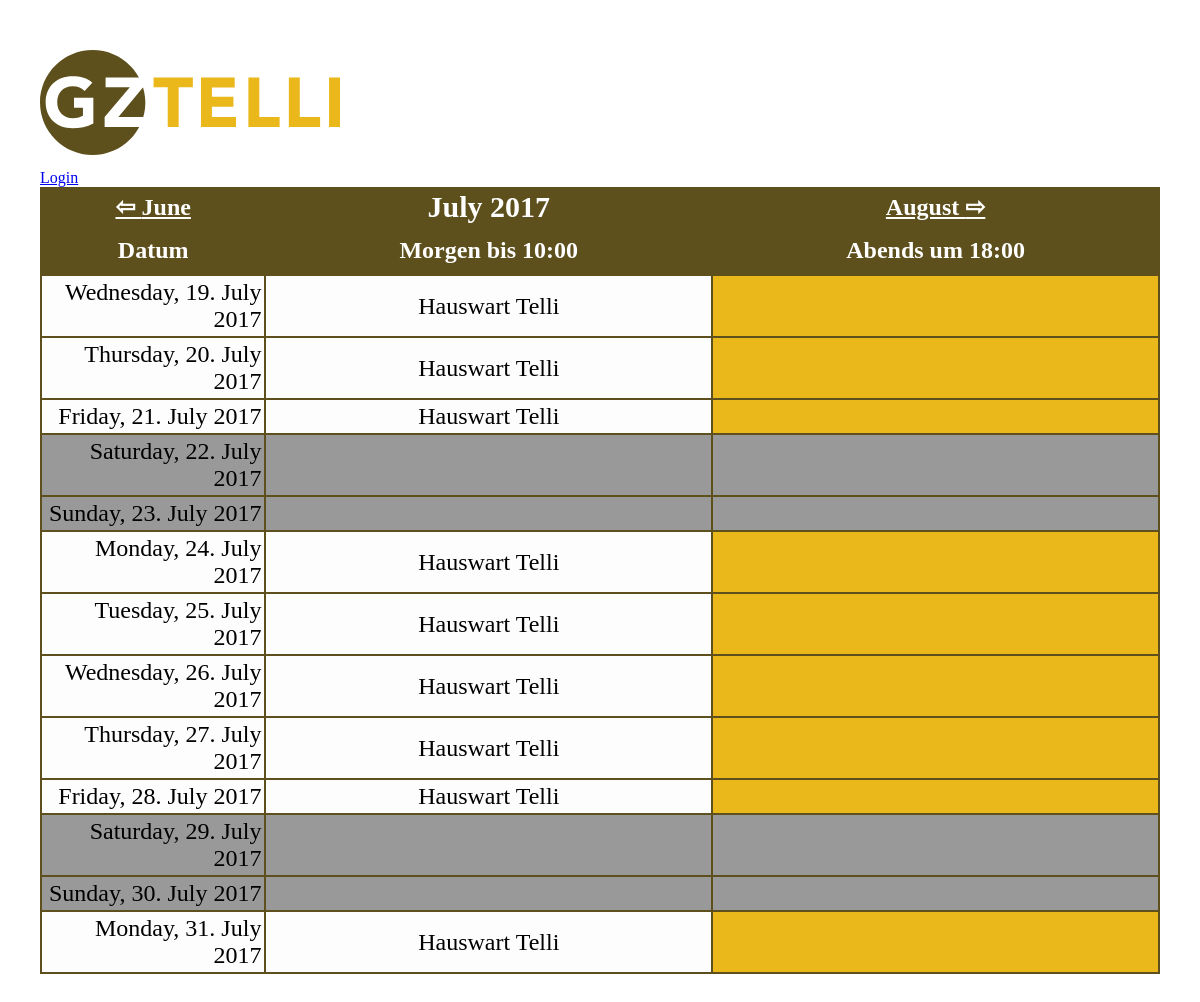
The page /index.php?monat=7&jahr=2017 on the database as committed earlier.
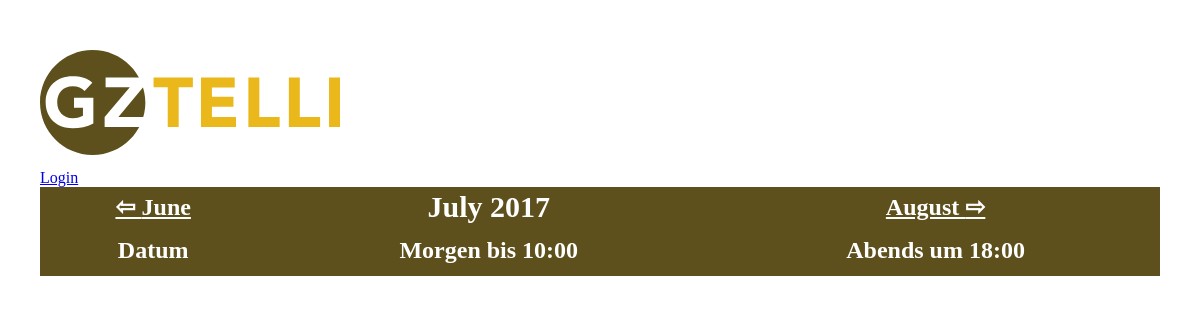
The same page on the database as committed later.
### tables this page shows
CREATE TABLE IF NOT EXISTS `basketball` (
  `id` SMALLINT NOT NULL AUTO_INCREMENT,
  `datum` DATE NOT NULL UNIQUE,
  `morgen` text NOT NULL,
  `abends` text NOT NULL,
  PRIMARY KEY (id)
);

### dbcontroller.php (called while the page is built, shortened)
<?php
class DBController {
	private $host = "marcland.mysql.db.internal";
	private $user = "marcland_telli";
	private $password = "qayxswedc$";
	private $database = "marcland_telli";
	private $db;
	function __construct() {
		$this->db = $this->connectDB();
	}
	function connectDB() {
		$db = new PDO('mysql:host='.$this->host.';dbname='.$this->database.';charset=utf8mb4',$this->user, $this->password);
		$db->setAttribute(PDO::ATTR_ERRMODE, PDO::ERRMODE_EXCEPTION);
		$db->setAttribute(PDO::ATTR_EMULATE_PREPARES, false);
		return $db;
	}
	function runQuery($query) {
		$pdoStatement = $this->db->query($query);
		$resultset = $pdoStatement->fetchAll();
		if(!empty($resultset))
		return $resultset;
	}
}
?>

### index.php (the view, shortened to what this page needs)
<?php
require_once("dbcontroller.php");
$db_handle = new DBController();
$sql = "SELECT * from basketball";
$faq = $db_handle->runQuery($sql);
if(isset($_GET["monat"]))
$monat = $_GET["monat"];
else $monat=date(m);
if(isset($_GET["jahr"]))
$jahr = $_GET["jahr"];
else $jahr=date(Y);
?>
<!doctype html>
<html>
    <head>
          <link rel="stylesheet" type="text/css" href="./style.css" target="_blank">
    </head>
    <body>
<div style="margin-top: 10px; margin-bottom: 10px;> <a title="Home" href="https://gztelli.ch"><img src="./gztelli.svg" alt="GZ Telli" width=300> </a> </div>
<?php
if(!isset($_SESSION['user']))
       {
          echo "<a href='login.php'> Login</a> ";
       }
else
{
          echo '<a href=\'logout.php\'> Logout</a> <a href="./index.php">[Heute]</a> <a href="./log.php">[Änderungsprotokoll]</a>';
}
?>
	   <table class="tbl-qa">
		  <thead>
                          <tr> <th><a style="color:white" href="index.php<?php if ($monat==1) echo "?monat=12&jahr=".($jahr-1).'"';
                                                           else echo "?monat=".($monat-1)."&jahr=".$jahr.'"'; ?>>
                                   ⇦ <?php $dateObj   = DateTime::createFromFormat('!m', $monat-1); echo $dateObj->format('F'); ?></a></th>
                               <th style="font-size: 30px; color: white;"><?php $dateObj   = DateTime::createFromFormat('!m', $monat); echo $dateObj->format('F'); echo " $jahr" ?></th>
                               <th><a style="color:white" href="index.php<?php if ($monat>11) echo "?monat=1&jahr=".($jahr+1).'"';
                                                           else echo "?monat=".($monat+1)."&jahr=".$jahr.'"'; ?>>
                                     <?php $dateObj   = DateTime::createFromFormat('!m', $monat+1); echo $dateObj->format('F'); ?> ⇨</a></th>
                          </tr>
			  <tr>
				<th class="table-header" style="color: white;" width="20%">Datum</th>
				<th class="table-header" style="color: white;" width="40%">Morgen bis 10:00</th>
				<th class="table-header" style="color: white;" width="40%">Abends um 18:00</th>
			  </tr>
		  </thead>
		  <tbody>
		<?php
		  foreach($faq as $k=>$v)
                  {
                    $frei=false;
                    if ($faq[$k]["datum"]>sprintf("%04d-%02d-%02d", $jahr, $monat, "0"))
                    {
                      if ($faq[$k]["datum"]<sprintf("%04d-%02d-%02d", $jahr, $monat, "32"))
                      {
		?>
			  <tr class="table-row">
                                   <?php
                                         if (strftime("%A", strtotime($faq[$k]["datum"]))==strftime("%A", strtotime("2017-08-26"))) $frei=true;
                                         if (strftime("%A", strtotime($faq[$k]["datum"]))==strftime("%A", strtotime("2017-08-27"))) $frei=true; ?>
				<td class="date"  <?php if($frei) echo "style=\"background-color:#999;\"";  ?>
                                  <?php if ($faq[$k]["datum"]==date("Y-m-d")) echo "style=\"background-color:#0FF;\"";  ?> >
                                    <?php echo strftime("%A, %d. %B %Y", strtotime($faq[$k]["datum"])); ?>
                                </td>
<?php
 if (isset($_SESSION['user']))
                    {
 ?>
				<td contenteditable="true"
                                  <?php if ((!$frei)&&($faq[$k]["morgen"] == "")) echo "style=\"background-color:#eab81b;\""?>
                                  <?php if ($frei) echo "style=\"background-color:#999;\"";  ?>
                                  <?php if ($faq[$k]["datum"]==date("Y-m-d")) echo "style=\"background-color:#0FF;\""?>
                                  onBlur="saveToDatabase(this,'morgen','<?php echo $faq[$k]["id"]; ?>')"
                                  onClick="showEdit(this);">
                                    <?php if (!$frei) echo $faq[$k]["morgen"]; ?>
                                </td>
				<td contenteditable="true"
                                  <?php if ((!$frei)&&($faq[$k]["abends"] == "")) echo "style=\"background-color:#eab81b;\""?>
                                  <?php if ($frei) echo "style=\"background-color:#999;\"";  ?>
                                  <?php if ($faq[$k]["datum"]==date("Y-m-d")) echo "style=\"background-color:#0FF;\""?>
                                  onBlur="saveToDatabase(this,'abends','<?php echo $faq[$k]["id"]; ?>')" onClick="showEdit(this);">
                                    <?php if (!$frei) echo $faq[$k]["abends"]; ?>
                                </td>
			  </tr>
 <?php
                     }
 else
                     {
   ?>
				<td
                                  <?php if ((!$frei)&&($faq[$k]["morgen"] == "")) echo "style=\"background-color:#eab81b;\""?>
                                  <?php if ($frei) echo "style=\"background-color:#999;\"";  ?>
                                  <?php if ($faq[$k]["datum"]==date("Y-m-d")) echo "style=\"background-color:#0FF;\""?> >
                                    <?php if (!$frei) echo $faq[$k]["morgen"]; ?>
                                </td>
				<td
                                  <?php if ((!$frei)&&($faq[$k]["abends"] == "")) echo "style=\"background-color:#eab81b;\""?>
                                  <?php if ($frei) echo "style=\"background-color:#999;\"";  ?>
                                  <?php if ($faq[$k]["datum"]==date("Y-m-d")) echo "style=\"background-color:#0FF;\""?> >
                                </td>
			  </tr>
 <?php
		      }
                    }
                 }
              }
   ?>
		  </tbody>
		</table>
    </body>
</html>

### style.css (style rules this page uses)
body { padding: 40px; margin: auto; }
.tbl-qa { width: 100%; font-size:1.5em; color: black; background-color: #5d501c; text-align:center; }
.tbl-qa th.table-header { padding: 5px; text-align: left; padding:10px; text-align:center; }
.tbl-qa .table-row td { padding:3px; background-color: #FDFDFD; }
.date { text-align:right; }

Rows that differ between the two databases and show on the page:
removed basketball: datum "Wednesday, 19. July 2017", morgen "Hauswart Telli"
removed basketball: datum "Thursday, 20. July 2017", morgen "Hauswart Telli"
removed basketball: datum "Friday, 21. July 2017", morgen "Hauswart Telli"
removed basketball: datum "Saturday, 22. July 2017"
removed basketball: datum "Sunday, 23. July 2017"
removed basketball: datum "Monday, 24. July 2017", morgen "Hauswart Telli"
removed basketball: datum "Tuesday, 25. July 2017", morgen "Hauswart Telli"
removed basketball: datum "Wednesday, 26. July 2017", morgen "Hauswart Telli"
removed basketball: datum "Thursday, 27. July 2017", morgen "Hauswart Telli"
removed basketball: datum "Friday, 28. July 2017", morgen "Hauswart Telli"
removed basketball: datum "Saturday, 29. July 2017"
removed basketball: datum "Sunday, 30. July 2017"
removed basketball: datum "Monday, 31. July 2017", morgen "Hauswart Telli"
